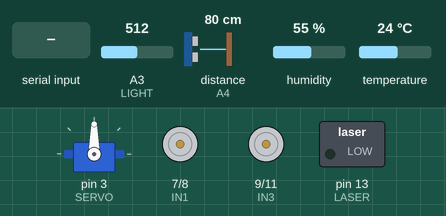
This sketch was run on a simulated Arduino Uno, built with avr-gcc and run on an emulated ATmega328P. On the bench: servo, motor-driver pin pairs drawn as motors (green arrow = first pin HIGH = forward, orange = second pin HIGH = backward, longer = more drive, scaled by the enable pin), switched loads named in the sketch (green lamp = pin HIGH). Wiring (inferred from the names in the program): ultrasonic range finder: trigger A5; echo A4. The test bench sets the inputs (shaded band); at power-on: A3 (LIGHT) = 512, distance to the obstacle (sensor on A4) 80 cm, humidity 55 %, temperature 24 °C. The echo pulse lasts 58.3 µs per cm; random numbers use the default seed unless the sketch sets one; pins used as bus, display or sensor lines are not drawn.

Above: at 8.2 s.
8.3 s: "f\n" received over Serial
At 9.4 s:
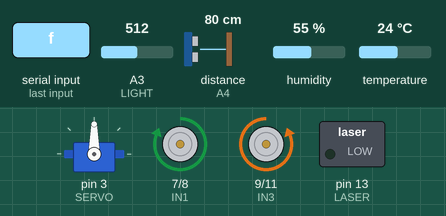
9.8 s: "b\n" received over Serial
At 10.6 s:
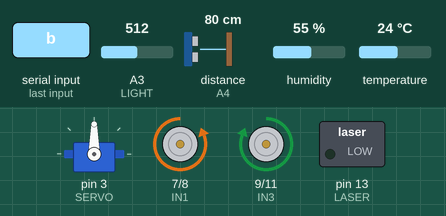
11.3 s: "l\n" received over Serial
At 11.7 s:
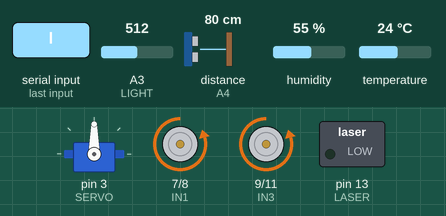
12.8 s: "r\n" received over Serial
At 14.0 s:
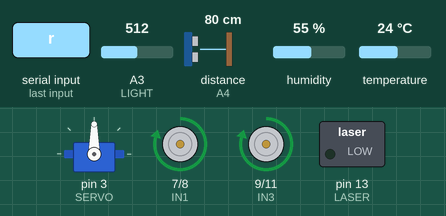
14.3 s: "s\n" received over Serial
At 15.2 s:
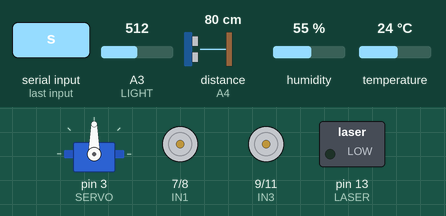
15.8 s: "a\n" received over Serial
At 17.2 s:
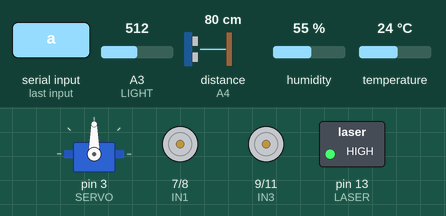
Timing chart, 0 to 23.3 s (numbered marks = the images above; inputs shaded):
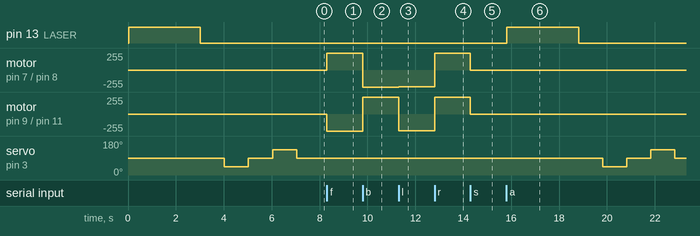

Measured:
- after the input at 8.3 s, motor on pin 7 (IN1) / pin 8 (IN2): stopped → forward 255/255 at once; motor on pin 9 (IN3) / pin 11 (IN4): stopped → backward 255/255 at once
- after the input at 9.8 s, motor on pin 7 (IN1) / pin 8 (IN2): forward 255/255 → backward 255/255 at once; motor on pin 9 (IN3) / pin 11 (IN4): backward 255/255 → forward 255/255 at once
- after the input at 11.3 s, motor on pin 7 (IN1) / pin 8 (IN2): backward 255/255 → backward 250/255 at once; motor on pin 9 (IN3) / pin 11 (IN4): forward 255/255 → backward 250/255 at once
- after the input at 12.8 s, motor on pin 7 (IN1) / pin 8 (IN2), motor on pin 9 (IN3) / pin 11 (IN4): backward 250/255 → forward 250/255 at once
- after the input at 14.3 s, motor on pin 7 (IN1) / pin 8 (IN2), motor on pin 9 (IN3) / pin 11 (IN4): forward 250/255 → stopped at once
- after the input at 15.8 s, pin 13 (LASER): LOW → HIGH at once, → LOW 3.0 s later; servo on pin 3 (SERVO): 90° → 45° after 4.0 s, → 90° 1.0 s later, → 135° 1.0 s later, → 90° 1.0 s later

The sketch:

Tercer_Sistema.ino
```cpp
#include <Servo.h>
#include <DHT.h>

#define ENA 5
#define ENB 6
#define IN1 7
#define IN2 8
#define IN3 9
#define IN4 11
#define SERVO 3
#define LASER 13
#define LIGHT A3
#define ENV 2

#define TRIG A5
#define ECHO A4

#define DHTTYPE DHT11

DHT dht(ENV, DHTTYPE);

Servo servo;

unsigned char carSpeed = 250;
char currentCommand = 's';

int rec[] = {0, 0, 0, 0};
int ult[] = {0, 0, 0};
int angle[] = {45, 90, 135};

int duration;
int distance;

void forward(){
  digitalWrite(ENA,HIGH); digitalWrite(ENB,HIGH);
  digitalWrite(IN1,HIGH); digitalWrite(IN2,LOW);
  digitalWrite(IN3,LOW);  digitalWrite(IN4,HIGH);
}

void back(){
  digitalWrite(ENA,HIGH); digitalWrite(ENB,HIGH);
  digitalWrite(IN1,LOW);  digitalWrite(IN2,HIGH);
  digitalWrite(IN3,HIGH); digitalWrite(IN4,LOW);
}

void left(){
  analogWrite(ENA,carSpeed); analogWrite(ENB,carSpeed);
  digitalWrite(IN1,LOW);     digitalWrite(IN2,HIGH);
  digitalWrite(IN3,LOW);     digitalWrite(IN4,HIGH);
}

void right(){
  analogWrite(ENA,carSpeed); analogWrite(ENB,carSpeed);
  digitalWrite(IN1,HIGH);    digitalWrite(IN2,LOW);
  digitalWrite(IN3,HIGH);    digitalWrite(IN4,LOW);
}

void stopCar(){
  digitalWrite(ENA,LOW); digitalWrite(ENB,LOW);
}

void analyze(){
  rec[1] = map(analogRead(LIGHT), 0, 1023, 100, 0);
  rec[2] = dht.readTemperature();
  rec[3] = dht.readHumidity();
}

void sample(){
  digitalWrite(LASER, HIGH);
  delay(3000);
  digitalWrite(LASER, LOW);
  rec[0] = random(1, 11);
  delay(1000);
}

float scan() {
  digitalWrite(TRIG, LOW);
  delayMicroseconds(2);

  digitalWrite(TRIG, HIGH);
  delayMicroseconds(10);
  digitalWrite(TRIG, LOW);

  duration = pulseIn(ECHO, HIGH);

  if(duration < 150) {
    duration = 0;
  } else if (duration > 23200) {
    duration = 0;
  }

  distance = duration * (0.0343/2);
  return distance;
}

void ultrascan() {
  for (int i = 0; i < 3; i++) {
    servo.write(angle[i]);
    ult[i] = scan();
    delay(1000);
  }
  servo.write(90);
}

void data() {
  analyze();
  sample();
  ultrascan();
}

void setup() {
  Serial.begin(9600);
  servo.attach(SERVO);
  servo.write(90);

  pinMode(IN1,OUTPUT); pinMode(IN2,OUTPUT);
  pinMode(IN3,OUTPUT); pinMode(IN4,OUTPUT);
  pinMode(ENA,OUTPUT); pinMode(ENB,OUTPUT);

  pinMode(LASER, OUTPUT);
  pinMode(LIGHT, INPUT);
  pinMode(ENV, INPUT);

  pinMode(TRIG, OUTPUT);
  pinMode(ECHO, INPUT);

  randomSeed(analogRead(A0));

  dht.begin();

  stopCar();

  data();
}

void loop() {
  if (Serial.available() > 0) {
    char getstr = Serial.read();

    if (getstr != '\n' && getstr != '\r') {
      currentCommand = getstr;

      switch(currentCommand){
        case 'f': forward();   break;
        case 'b': back();      break;
        case 'l': left();      break;
        case 'r': right();     break;
        case 's': stopCar();   break;
        case 'a': data();      break;
        default:  break;
      }
    }
  }
}
```
